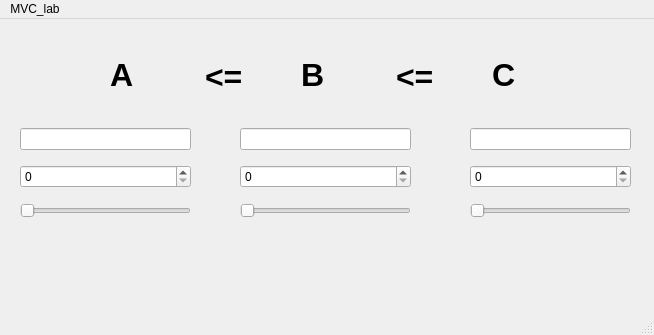
<?xml version="1.0" encoding="UTF-8"?>
<ui version="4.0">
 <class>MainWindow</class>
 <widget class="QMainWindow" name="MainWindow">
  <property name="geometry">
   <rect>
    <x>0</x>
    <y>0</y>
    <width>654</width>
    <height>335</height>
   </rect>
  </property>
  <property name="windowTitle">
   <string>MainWindow</string>
  </property>
  <widget class="QWidget" name="centralwidget">
   <widget class="QWidget" name="verticalLayoutWidget">
    <property name="geometry">
     <rect>
      <x>20</x>
      <y>100</y>
      <width>171</width>
      <height>111</height>
     </rect>
    </property>
    <layout class="QVBoxLayout" name="verticalLayout">
     <item>
      <widget class="QLineEdit" name="lineEditA"/>
     </item>
     <item>
      <widget class="QSpinBox" name="spinBoxA"/>
     </item>
     <item>
      <widget class="QSlider" name="horizontalSliderA">
       <property name="orientation">
        <enum>Qt::Orientation::Horizontal</enum>
       </property>
      </widget>
     </item>
    </layout>
   </widget>
   <widget class="QWidget" name="verticalLayoutWidget_2">
    <property name="geometry">
     <rect>
      <x>240</x>
      <y>100</y>
      <width>171</width>
      <height>111</height>
     </rect>
    </property>
    <layout class="QVBoxLayout" name="verticalLayout_2">
     <item>
      <widget class="QLineEdit" name="lineEditB"/>
     </item>
     <item>
      <widget class="QSpinBox" name="spinBoxB"/>
     </item>
     <item>
      <widget class="QSlider" name="horizontalSliderB">
       <property name="orientation">
        <enum>Qt::Orientation::Horizontal</enum>
       </property>
      </widget>
     </item>
    </layout>
   </widget>
   <widget class="QWidget" name="verticalLayoutWidget_3">
    <property name="geometry">
     <rect>
      <x>470</x>
      <y>100</y>
      <width>161</width>
      <height>111</height>
     </rect>
    </property>
    <layout class="QVBoxLayout" name="verticalLayout_3">
     <item>
      <widget class="QLineEdit" name="lineEditC"/>
     </item>
     <item>
      <widget class="QSpinBox" name="spinBoxC"/>
     </item>
     <item>
      <widget class="QSlider" name="horizontalSliderC">
       <property name="orientation">
        <enum>Qt::Orientation::Horizontal</enum>
       </property>
      </widget>
     </item>
    </layout>
   </widget>
   <widget class="QWidget" name="horizontalLayoutWidget">
    <property name="geometry">
     <rect>
      <x>110</x>
      <y>40</y>
      <width>471</width>
      <height>32</height>
     </rect>
    </property>
    <layout class="QHBoxLayout" name="horizontalLayout">
     <item>
      <widget class="QLabel" name="label">
       <property name="font">
        <font>
         <family>Arial</family>
         <pointsize>24</pointsize>
         <bold>true</bold>
        </font>
       </property>
       <property name="text">
        <string>A</string>
       </property>
      </widget>
     </item>
     <item>
      <widget class="QLabel" name="label_2">
       <property name="font">
        <font>
         <family>Arial</family>
         <pointsize>24</pointsize>
         <bold>true</bold>
        </font>
       </property>
       <property name="text">
        <string>&lt;=</string>
       </property>
      </widget>
     </item>
     <item>
      <widget class="QLabel" name="label_3">
       <property name="font">
        <font>
         <family>Arial</family>
         <pointsize>24</pointsize>
         <bold>true</bold>
        </font>
       </property>
       <property name="text">
        <string>B</string>
       </property>
      </widget>
     </item>
     <item>
      <widget class="QLabel" name="label_4">
       <property name="font">
        <font>
         <family>Arial</family>
         <pointsize>24</pointsize>
         <bold>true</bold>
        </font>
       </property>
       <property name="text">
        <string>&lt;=</string>
       </property>
      </widget>
     </item>
     <item>
      <widget class="QLabel" name="label_5">
       <property name="font">
        <font>
         <family>Arial</family>
         <pointsize>24</pointsize>
         <bold>true</bold>
        </font>
       </property>
       <property name="text">
        <string>C</string>
       </property>
      </widget>
     </item>
    </layout>
   </widget>
  </widget>
  <widget class="QMenuBar" name="menubar">
   <property name="geometry">
    <rect>
     <x>0</x>
     <y>0</y>
     <width>654</width>
     <height>38</height>
    </rect>
   </property>
   <widget class="QMenu" name="menuMVC_lab">
    <property name="title">
     <string>MVC_lab</string>
    </property>
   </widget>
   <addaction name="menuMVC_lab"/>
  </widget>
  <widget class="QStatusBar" name="statusbar"/>
 </widget>
 <resources/>
 <connections/>
</ui>
